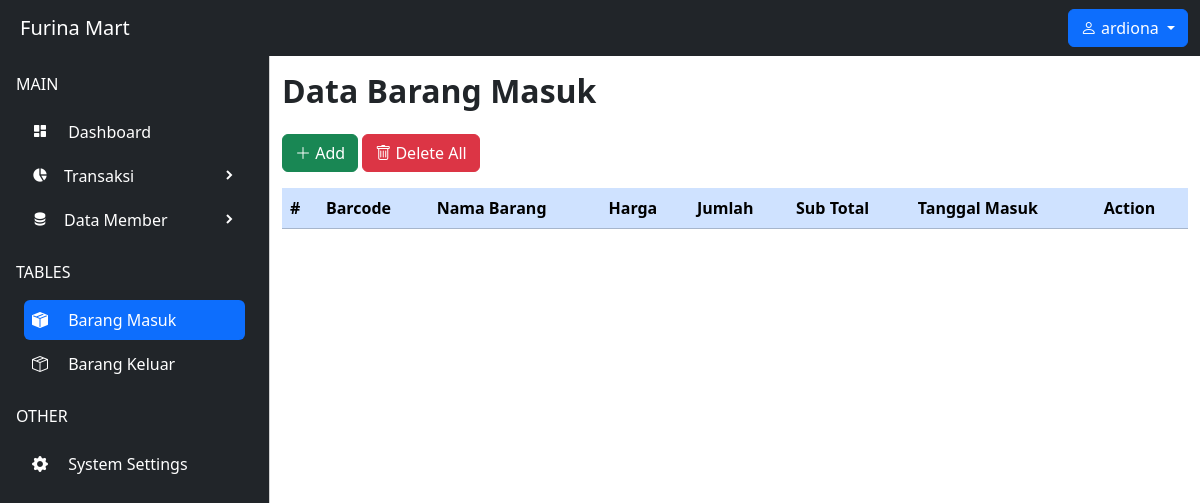
The page /pemasukan/index.php (signed in) on the database as committed earlier.
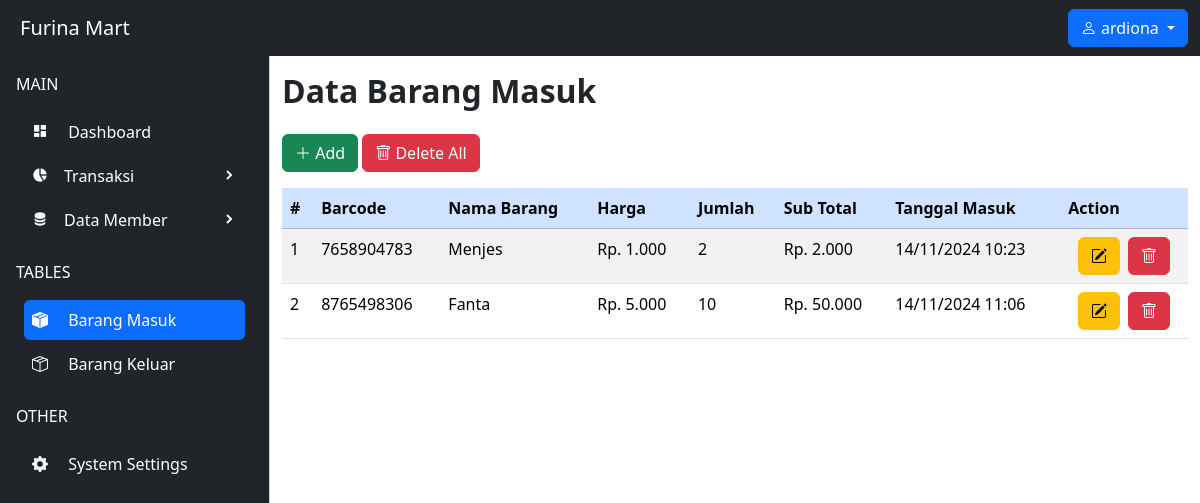
The same page on the database as committed later.
### tables this page shows
CREATE TABLE `t_barang_masuk` (
  `id` int(11) NOT NULL,
  `barcode` varchar(20) NOT NULL,
  `nama_barang` varchar(255) NOT NULL,
  `harga` int(11) NOT NULL,
  `jumlah_barang` int(11) NOT NULL,
  `tanggal_masuk` bigint(20) NOT NULL
);

### config/control.php (called while the page is built, shortened)
<?php
include "koneksi.php";
function select($querySelect)
{
  global $koneksi;
  $query = mysqli_query($koneksi, $querySelect);
  $result = [];
  while ($fetch = mysqli_fetch_assoc($query)) {
    $result[] = $fetch;
  }
  return $result;
}

### pemasukan/index.php (the view, shortened to what this page needs)
<?php
include "../config/control.php";
$sqlSelect = select("SELECT * FROM t_barang_masuk");
?>
<!doctype html>
<html lang="en">
<head>
    <link href="https://cdn.jsdelivr.net/npm/bootstrap@5.3.3/dist/css/bootstrap.min.css" rel="stylesheet"
 />
    <link rel="stylesheet" href="https://cdn.jsdelivr.net/npm/bootstrap-icons@1.11.3/font/bootstrap-icons.min.css" />
    <link href="https://unpkg.com/boxicons@2.1.4/css/boxicons.min.css" rel="stylesheet" />
    <link rel="stylesheet" href="https://cdn.datatables.net/2.1.7/css/dataTables.bootstrap5.css">
    <link rel="stylesheet" href="../css/style.css" />
</head>
<body>
    <nav class="navbar navbar-expand-lg navbar-dark bg-dark sticky-top">
        <div class="container-fluid">
            <div class="group d-flex align-items-center">
                <a class="navbar-brand ms-2" href="#">Furina Mart</a>
            </div>
            <div class="dropdown">
                <a class="btn btn-primary dropdown-toggle" href="#" role="button" data-bs-toggle="dropdown"
                    aria-expanded="false">
                    <i class="bi bi-person"></i>
                    <span><?= $_SESSION["login"] ?></span>
                </a>
            </div>
        </div>
    </nav>
    <div class="offcanvas offcanvas-start bg-dark text-white" tabindex="-1" id="offcanvasExample"
        aria-labelledby="offcanvasExampleLabel">
        <div class="offcanvas-body p-0">
            <ul class="navbar-nav px-3 mt-3">
                <p class="text-uppercase">Main</p>
                <li class="px-2 mb-1">
                    <a href="../" class="nav-link p-2 rounded">
                        <span><i class="me-3 bx bxs-dashboard"></i></span>
                        <span>Dashboard</span>
                    </a>
                </li>
                <li class="px-2 mb-1">
                    <a class="p-2 nav-link d-flex align-items-center collapse-link" data-bs-toggle="collapse"
                        href="#collapse-transaksi" role="button" aria-expanded="false" aria-controls="collapseExample">
                        <span><i class="me-3 bx bxs-pie-chart-alt-2"></i></span>
                        <span>Transaksi</span>
                        <span class="right-icon ms-auto"><i class="bx bxs-chevron-right"></i></span>
                    </a>
                </li>
                <li class="px-2 mb-1">
                    <a class="p-2 nav-link d-flex align-items-center collapse-link" data-bs-toggle="collapse"
                        href="#collapse-Member" aria-expanded="false" role="button" aria-controls="collapseExample">
                        <span><i class="me-3 bx bxs-data"></i></span>
                        <span>Data Member</span>
                        <span class="right-icon ms-auto"><i class="bx bxs-chevron-right"></i></span>
                    </a>
                </li>
                <p class="text-uppercase mt-3">Tables</p>
                <li class="px-2 mb-1">
                    <a href="" class="p-2 bg-primary rounded nav-link">
                        <span><i class="me-3 bi bi-box-seam-fill"></i></span>
                        <span>Barang Masuk</span>
                    </a>
                </li>
                <li class="px-2 mb-1">
                    <a href="../pengeluaran/" class="p-2 nav-link">
                        <span><i class="me-3 bi bi-box-seam"></i></span>
                        <span>Barang Keluar</span>
                    </a>
                </li>
                <p class="text-uppercase mt-3">Other</p>
                <li class="px-2 mb-1">
                    <a href="" class="p-2 nav-link">
                        <span><i class="me-3 bi bi-gear-fill"></i></span>
                        <span>System Settings</span>
                    </a>
                </li>
            </ul>
        </div>
    </div>
    <main class="my-3">
        <div class="container">
            <div class="row mb-3">
                <div class="col-md-12">
                    <h2 class="fw-bold">Data Barang Masuk</h2>
                </div>
            </div>
            <div class="row">
                <div class="col-md-12 mb-3">
                    <button type="button" class="btn btn-success" data-bs-toggle="modal" data-bs-target="#modalTambah">
                        <span><i class="bi bi-plus-lg"></i></span>
                        <span>Add</span>
                    </button>
                    <button type="button" class="btn btn-danger" data-bs-toggle="modal"
                        data-bs-target="#modalHapusSemua">
                        <span><i class="bi bi-trash"></i></span>
                        <span>Delete All</span>
                    </button>
                </div>
            </div>
            <div class="row">
                <div class="col-md-12">
                    <div class="table-responsive-md">
                        <table class="table table-striped" id="table">
                            <thead>
                                <tr class="table-primary">
                                    <th>#</th>
                                    <th>Barcode</th>
                                    <th>Nama Barang</th>
                                    <th>Harga</th>
                                    <th>Jumlah</th>
                                    <th>Sub Total</th>
                                    <th>Tanggal Masuk</th>
                                    <th>Action</th>
                                </tr>
                            </thead>
                            <tbody>
                                <?php $i = 1; ?>
                                <?php foreach ($sqlSelect as $data): ?>
                                    <?php $subTotal =
                                        $data["harga"] * $data["jumlah_barang"]; ?>
                                    <tr>
                                        <td><?= $i++ ?></td>
                                        <td><?= $data["barcode"] ?></td>
                                        <td><?= $data["nama_barang"] ?></td>
                                        <td>Rp. <?= number_format(
                                                    $data["harga"],
                                                    0,
                                                    ",",
                                                    "."
                                                ) ?></td>
                                        <td><?= $data["jumlah_barang"] ?></td>
                                        <td>Rp. <?= number_format(
                                                    $subTotal,
                                                    0,
                                                    ",",
                                                    "."
                                                ) ?></td>
                                        <td><?= date("d/m/Y H:i", $data['tanggal_masuk'] / 1000) ?></td>
                                        <td>
                                            <div
                                                class="action-group d-flex gap-2 justify-content-center align-items-center">
                                                <span class="btn btn-warning" data-bs-toggle="modal"
                                                    data-bs-target="#modalEdit<?= $i ?>"><i
                                                        class="bi bi-pencil-square"></i></span>
                                                <span class="btn btn-danger" data-bs-toggle="modal"
                                                    data-bs-target="#modalHapus<?= $i ?>"><i class="bi bi-trash"></i></span>
                                            </div>
                                        </td>
                                    </tr>
                                <?php endforeach; ?>
                            </tbody>
                        </table>
                    </div>
                </div>
            </div>
        </div>
    </main>
</body>
</html>

### css/style.css (style rules this page uses)
:root { --offcanvas-width: 270px; --topNavbarHeight: 56px; }
div#offcanvasExample { width: var(--offcanvas-width); }
.collapse-link .right-icon { transition: 0.3s ease; }
@media only screen and (min-width: 992px) { div#offcanvasExample { transform: none; visibility: visible !important; top: var(--topNavbarHeight); height: calc(100% - var(--topNavbarHeight)); } }
@media only screen and (min-width: 992px) { main { margin-left: var(--offcanvas-width); } }

Rows that differ between the two databases and show on the page:
added t_barang_masuk: barcode "7658904783", nama_barang "Menjes", harga "1.000", jumlah_barang "2", subTotal "2.000", tanggal_masuk "14/11/2024 10:23"
added t_barang_masuk: barcode "8765498306", nama_barang "Fanta", harga "5.000", jumlah_barang "10", subTotal "50.000", tanggal_masuk "14/11/2024 11:06"
